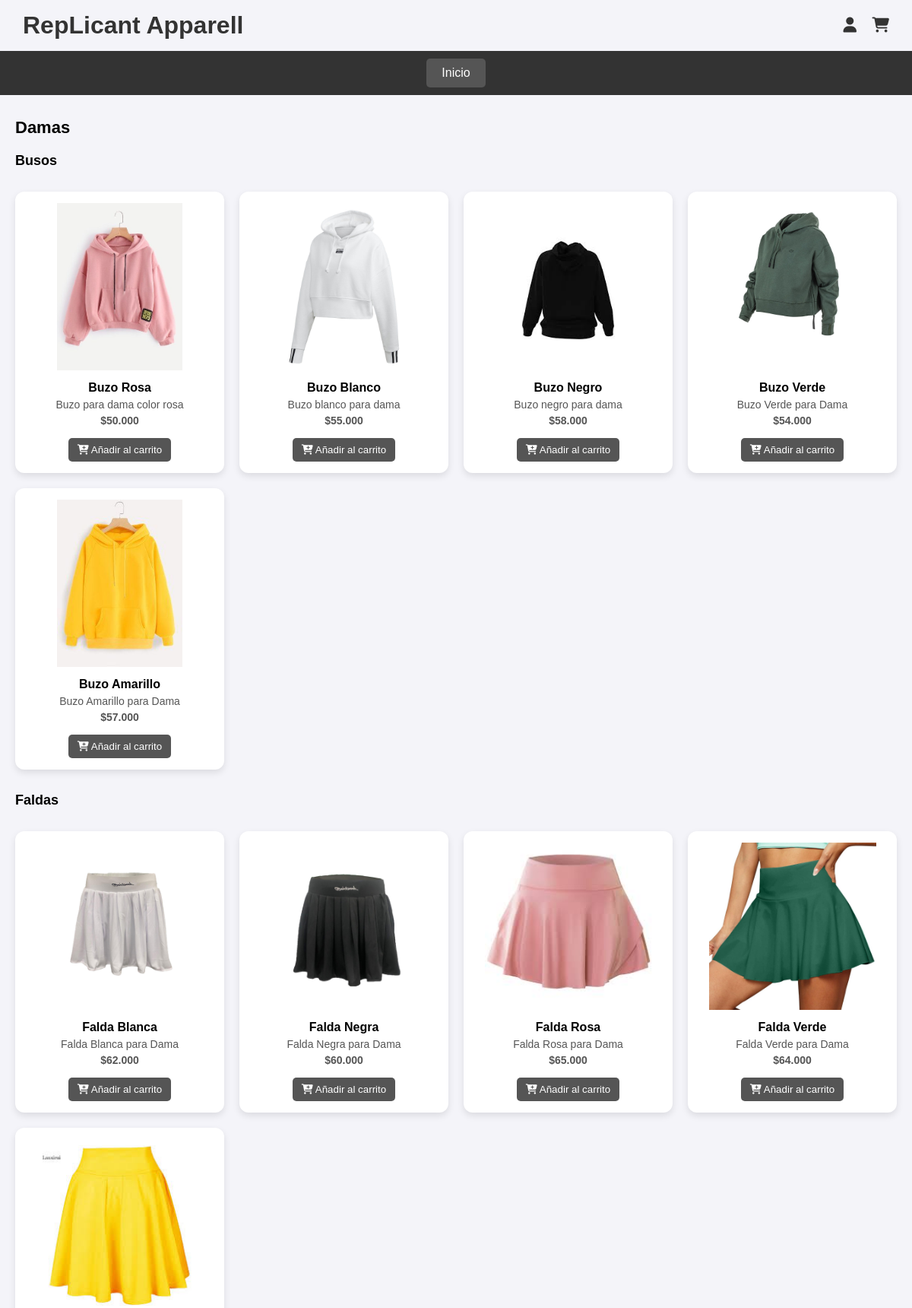
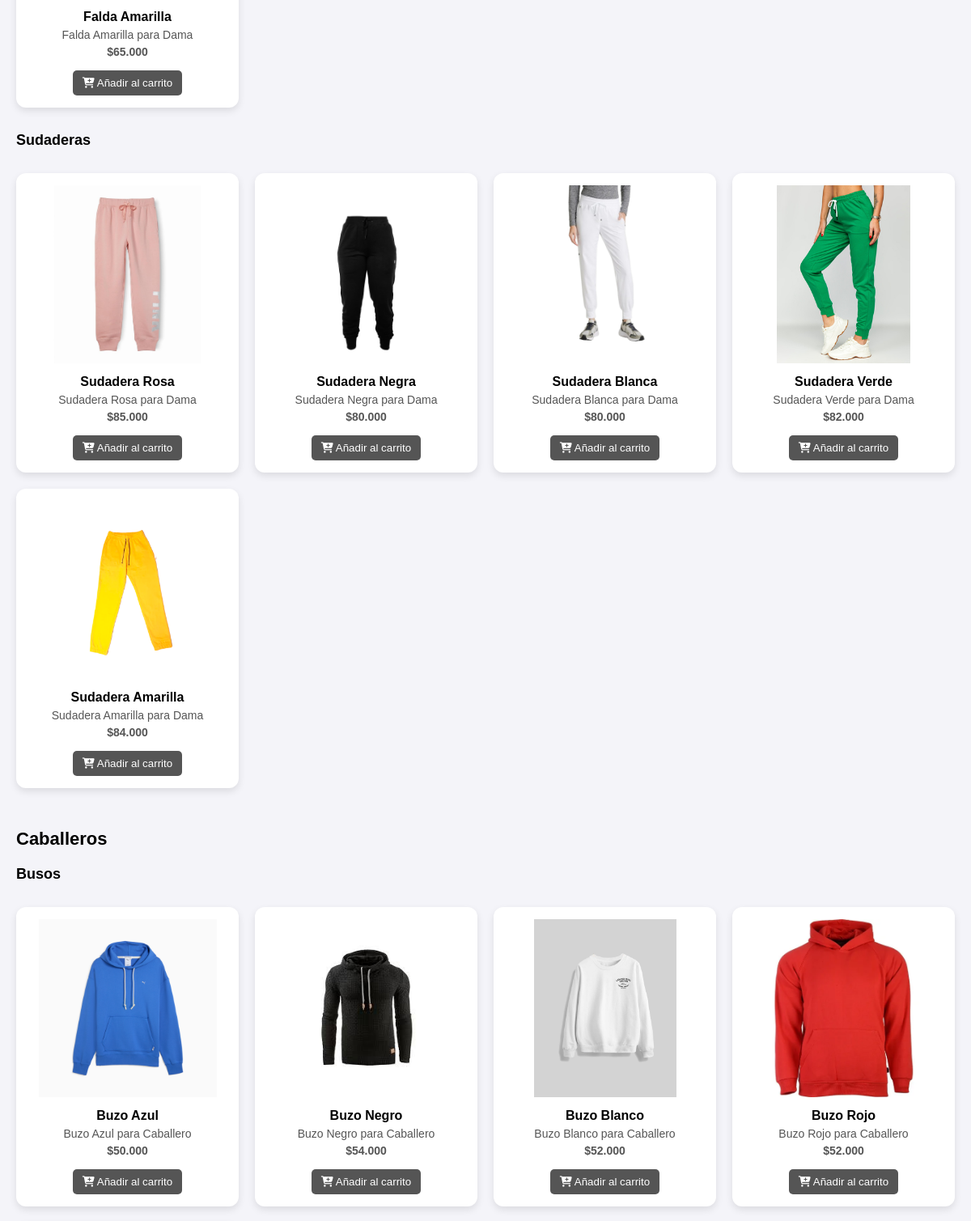
The page /productos.php (upper part) on the database its author committed (2 pictures, top to bottom).
### tables this page shows
CREATE TABLE categorias (
    id INTEGER PRIMARY KEY AUTOINCREMENT,
    nombre TEXT NOT NULL
);

CREATE TABLE subcategorias (
    id INTEGER PRIMARY KEY AUTOINCREMENT,
    nombre TEXT NOT NULL
);

CREATE TABLE "productos" (
	"codigo"	TEXT NOT NULL DEFAULT '' UNIQUE,
	"nombre"	TEXT NOT NULL,
	"descripcion"	TEXT,
	"precio"	REAL NOT NULL,
	"imagen"	TEXT,
	"categoria_id"	INTEGER,
	"subcategoria_id"	INTEGER,
	PRIMARY KEY("codigo"),
	FOREIGN KEY("categoria_id") REFERENCES "categorias"("id"),
	FOREIGN KEY("subcategoria_id") REFERENCES "subcategorias"("id")
);

### productos.php (the view, shortened to what this page needs)
<!DOCTYPE html>
<html lang="es">
<head>
    <link
      rel="stylesheet"
      href="https://cdnjs.cloudflare.com/ajax/libs/font-awesome/6.5.1/css/all.min.css"
    />
    <link rel="stylesheet" href="style_productos.css"/>
</head>
<body>
    <header class="header">
      <h1>RepLicant Apparell</h1>
      <div class="acciones">
        <?php if (isset($_SESSION['usuario_id'])): ?>
          <a><?php echo $_SESSION['usuario_nombre']; ?></a>
          <a href="perfil.php" title=<?php echo $_SESSION['usuario_nombre']; ?>>
            <i class="fas fa-user"></i>
          </a>
          <a href="logout_cliente.php" title="Cerrar sesión">
            <i class="fas fa-right-from-bracket"></i>
          </a>
        <?php else: ?>
          <a href="login.html" title="Iniciar Sesión">
            <i class="fas fa-user"></i>
          </a>
        <?php endif; ?>
        <a href="carrito.php" title="Carrito de Compras">
          <i class="fas fa-shopping-cart"></i>
        </a>
      </div>
    </header>
    <nav class="nav">
      <a href="index.php">Inicio</a>
    </nav>
<?php
try {
    $conexion = new PDO("sqlite:productos.db");
    $conexion->setAttribute(PDO::ATTR_ERRMODE, PDO::ERRMODE_EXCEPTION);
    $categorias = $conexion->query("SELECT id, nombre FROM categorias")->fetchAll(PDO::FETCH_ASSOC);
    foreach ($categorias as $categoria) {
        echo "<h2 class='categoria'>" . htmlspecialchars($categoria['nombre']) . "</h2>";
        $subcategorias = $conexion->prepare("
            SELECT DISTINCT s.id, s.nombre
            FROM subcategorias s
            JOIN productos p ON p.subcategoria_id = s.id
            WHERE p.categoria_id = ?
            ORDER BY s.nombre
        ");
        $subcategorias->execute([$categoria['id']]);
        $subcats = $subcategorias->fetchAll(PDO::FETCH_ASSOC);
        if (count($subcats) > 0) {
            foreach ($subcats as $sub) {
                echo "<h3 class='subcategoria'>" . htmlspecialchars($sub['nombre']) . "</h3>";
                $productos = $conexion->prepare("
                    SELECT *
                    FROM productos
                    WHERE categoria_id = ? AND subcategoria_id = ?
                ");
                $productos->execute([$categoria['id'], $sub['id']]);
                $resultado = $productos->fetchAll(PDO::FETCH_ASSOC);
                echo "<div class='grid-productos'>";
                if (count($resultado) > 0) {
                    foreach ($resultado as $prod) {
                        echo "
                        <div class='producto'>
                            <img src='" . htmlspecialchars($prod['imagen']) . "' alt='" . htmlspecialchars($prod['nombre']) . "'>
                            <h3>" . htmlspecialchars($prod['nombre']) . "</h3>
                            <p>" . htmlspecialchars($prod['descripcion']) . "</p>
                            <p class='precio'>$" . number_format($prod['precio'], 0, ',', '.') . "</p>
                            <form method='POST' action='carrito.php'>
                              <input type='hidden' name='codigo' value='" . htmlspecialchars($prod['codigo']) . "'>
                              <input type='hidden' name='nombre' value='" . htmlspecialchars($prod['nombre']) . "'>
                              <input type='hidden' name='precio' value='" . htmlspecialchars($prod['precio']) . "'>
                              <input type='hidden' name='imagen' value='" . htmlspecialchars($prod['imagen']) . "'>
                              <button type='submit' name='agregar' class='btn-carrito'>
                                  <i class='fas fa-cart-plus'></i> Añadir al carrito
                              </button>
                            </form>
                        </div>";
                    }
                } else {
                    echo "<p style='color: gray; font-style: italic;'>No hay productos en esta subcategoría.</p>";
                }
                echo "</div>";
            }
        } else {
            echo "<p style='color: gray; font-style: italic;'>No hay subcategorías con productos en esta categoría.</p>";
        }
    }
} catch (PDOException $e) {
    echo "❌ Error: " . $e->getMessage();
}
?>
</body>
</html>

### style_productos.css (style rules this page uses)
body { font-family: Arial, sans-serif; margin: 0; padding: 0; background: #f4f4f9; display: flex; flex-direction: column; min-height: 100vh; }
.header { display: flex; justify-content: space-between; align-items: center; padding: 15px 30px; background: #f4f4f9; }
.header h1 { margin: 0; color: #333; }
.header .acciones a { margin-left: 15px; font-size: 20px; color: #333; text-decoration: none; transition: color 0.3s; }
.nav { background: #333; padding: 10px; display: flex; justify-content: center; gap: 15px; }
.nav a { text-decoration: none; color: white; background: #555; padding: 10px 20px; border-radius: 5px; transition: background 0.3s; }
.categoria { font-size: 22px; font-weight: bold; margin: 30px 20px 10px; }
.subcategoria { font-size: 18px; font-weight: bold; margin: 10px 20px; }
.grid-productos { display: grid; grid-template-columns: repeat(auto-fill, minmax(220px, 1fr)); gap: 20px; padding: 20px; }
.producto { background: white; border-radius: 12px; padding: 15px; text-align: center; box-shadow: 0 4px 10px rgba(0, 0, 0, 0.1); transition: transform 0.2s ease; }
.producto img { width: 100%; height: 220px; object-fit: contain; border-radius: 8px; }
.producto h3 { margin: 10px 0 5px; font-size: 16px; font-weight: bold; }
.producto p { margin: 5px 0; font-size: 14px; color: #555; }
.precio { font-size: 16px; font-weight: bold; color: #222; }
.btn-carrito { margin-top: 10px; padding: 8px 12px; color: white; background: #555; border: none; border-radius: 5px; cursor: pointer; }

### rows shown on the page
categorias: nombre "Damas"
subcategorias: nombre "Busos"
productos: imagen (picture), nombre "Buzo Rosa", descripcion "Buzo para dama color rosa", precio "50.000"
productos: imagen (picture), nombre "Buzo Blanco", descripcion "Buzo blanco para dama", precio "55.000"
productos: imagen (picture), nombre "Buzo Negro", descripcion "Buzo negro para dama", precio "58.000"
productos: imagen (picture), nombre "Buzo Verde", descripcion "Buzo Verde para Dama", precio "54.000"
productos: imagen (picture), nombre "Buzo Amarillo", descripcion "Buzo Amarillo para Dama", precio "57.000"
subcategorias: nombre "Faldas"
productos: imagen (picture), nombre "Falda Blanca", descripcion "Falda Blanca para Dama", precio "62.000"
productos: imagen (picture), nombre "Falda Negra", descripcion "Falda Negra para Dama", precio "60.000"
productos: imagen (picture), nombre "Falda Rosa", descripcion "Falda Rosa para Dama", precio "65.000"
productos: imagen (picture), nombre "Falda Verde", descripcion "Falda Verde para Dama", precio "64.000"
productos: imagen (picture), nombre "Falda Amarilla", descripcion "Falda Amarilla para Dama", precio "65.000"
subcategorias: nombre "Sudaderas"
productos: imagen (picture), nombre "Sudadera Rosa", descripcion "Sudadera Rosa para Dama", precio "85.000"
productos: imagen (picture), nombre "Sudadera Negra", descripcion "Sudadera Negra para Dama", precio "80.000"
productos: imagen (picture), nombre "Sudadera Blanca", descripcion "Sudadera Blanca para Dama", precio "80.000"
productos: imagen (picture), nombre "Sudadera Verde", descripcion "Sudadera Verde para Dama", precio "82.000"
productos: imagen (picture), nombre "Sudadera Amarilla", descripcion "Sudadera Amarilla para Dama", precio "84.000"
categorias: nombre "Caballeros"
productos: imagen (picture), nombre "Buzo Azul", descripcion "Buzo Azul para Caballero", precio "50.000"
productos: imagen (picture), nombre "Buzo Negro", descripcion "Buzo Negro para Caballero", precio "54.000"
productos: imagen (picture), nombre "Buzo Blanco", descripcion "Buzo Blanco para Caballero", precio "52.000"
productos: imagen (picture), nombre "Buzo Rojo", descripcion "Buzo Rojo para Caballero", precio "52.000"
